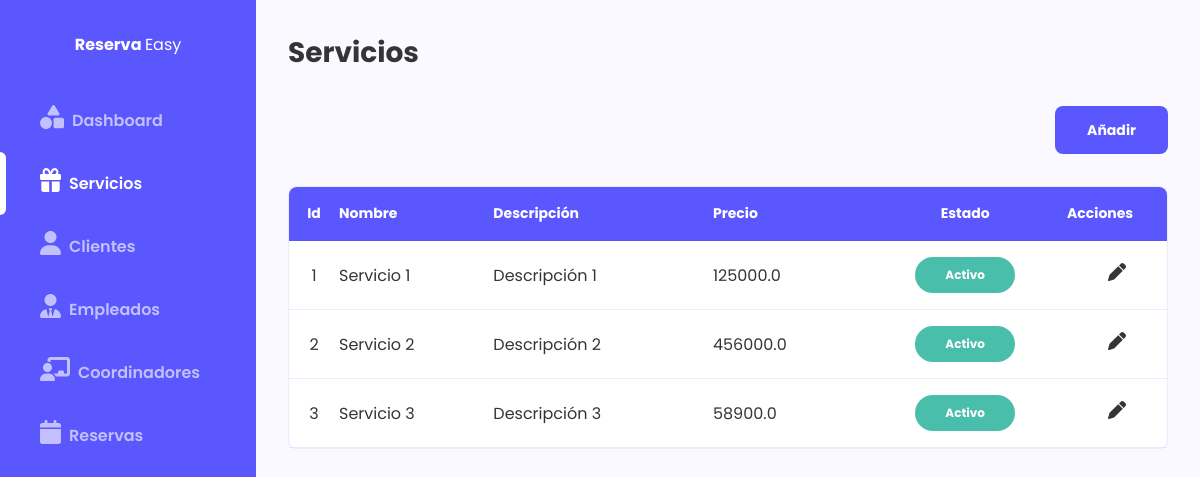
/servicios/listado/, run on the app's committed database.
### evento/models.py (models this page shows, shortened)
class Servicio(models.Model):
    nombre = models.CharField(max_length=30)
    descripcion = models.CharField(max_length=200)
    precio = models.FloatField(default=0.0)
    activo = models.BooleanField(default=True)

### evento/views.py (the view)
# urls.py: path('servicios/listado/', views.listar_servicios, name='listar_servicios'),
def listar_servicios(request):
    servicios = Servicio.objects.all()
    context = {
        'servicios': servicios
    }
    return render(
        request,
        "servicios/listado.html",
        context
    )

### evento/templates/servicios/listado.html (shortened to what this page needs)
{% extends "index.html" %}
{% block contenido_principal %}
<div class="contenido">
  <h1 class="titulo">Servicios</h1>
  <div class="opciones-lista">
    <a class="boton" href="{% url 'registrar_servicio' %}">Añadir</a>
  </div>
  <div class="caja margen-abajo">
    <table class="tabla">
        <tr>
          <th class="centrado">Id</th>
          <th class="izquierda">Nombre</th>
          <th class="izquierda">Descripción</th>
          <th class="izquierda">Precio</th>
          <th class="centrado">Estado</th>
          <th class="izquierda"  width="100px">Acciones</th>
        </tr>
        {% for servicio in servicios %}
        <tr>
          <td class="centrado" width="50px">{{ servicio.id }}</td>
          <td class="izquierda">{{ servicio.nombre }}</td>
          <td>{{ servicio.descripcion }}</td>
          <td>{{ servicio.precio }}</td>
          <td class="tabla-estado centrado">
            {% if servicio.activo %}
                <a href="{% url 'desactivar_servicio' servicio.id%}" class="activo">
                  Activo
                </a>
            {% else %}
              <a href="{% url 'activar_servicio' servicio.id%}" class="inactivo">
                Inactivo
              </a>
            {% endif %}
          </td>
          <td class="tabla-acciones">
            <a href="{% url 'actualizar_servicio' servicio.id %}">
                <span>
                </span>
            </a>
        </td>
        </tr>
        {% empty %}
        <tr>
          <td colspan="5">No hay servicios disponibles.</td>
        </tr>
        {% endfor %}
    </table>
  </div>
</div>
{% endblock %}

### static/css/estilos.css (style rules this page uses)
:root { --main-color: #5A57FF; --accent-color:#C2C0FF; --font-color:#353535; --border-color:#5a57ff1c; --bg-color:#FAF9FF; --inaactive-color:#EF767A; --active-color:#49BEAA; color: var(--font-color); }
* { font-family: 'Poppins'; padding: 0; margin: 0; box-sizing: border-box; list-style: none; }
a { text-decoration: none; color: var(--font-color); }
.contenido { width: 100%; max-width: 1400px; height: auto; padding: 0 32px; }
.caja { background-color: white; border: 1px solid var(--border-color); border-radius: 8px; }
.opciones-lista { margin-bottom:32px ; height: 48px; width: 100%; display: flex; justify-content: space-between; }
.tabla { width: 100%; border-collapse: collapse; border-spacing: 16px; }
.tabla tr { border-bottom: 1px solid var(--border-color); }
.tabla tr th { font-size: 14px; background-color: var(--main-color); color: white; }
.tabla tr th:first-child { border-radius: 8px 0 0 0 ; }
.tabla tr th:last-child { border-radius: 0 8px 0 0; }
.tabla tr td,th { padding: 16px 0; }
.tabla-estado { display: flex; justify-content: center; }
.tabla-estado a { width: 100px; display: flex; justify-content: center; align-items: center; color: white; border-radius: 22px; height: 36px; font-size: 12px; font-weight: bold; }
.tabla-estado .activo { background-color: var(--active-color); display: flex; }
.tabla .tabla-acciones a { display: block; width: 100%; text-align: center; transition: 0.2s ease-in-out; }
.boton { padding: 16px 32px; display: flex; justify-content: center; align-items: center; border: none; border-radius: 8px; background-color: var(--main-color); color: white; font-weight: bold; cursor: pointer; font-size: 14px; }
.margen-abajo { margin-bottom: 32px; }
.centrado { text-align: center; }
.izquierda { text-align: left; }
.titulo { margin: 32px 0; font-size: 28px; }

### data on the page
Servicio: id "1", nombre "Servicio 1", descripcion "Descripción 1", precio "125000.0", activo "Activo"
Servicio: id "2", nombre "Servicio 2", descripcion "Descripción 2", precio "456000.0", activo "Activo"
Servicio: id "3", nombre "Servicio 3", descripcion "Descripción 3", precio "58900.0", activo "Activo"
